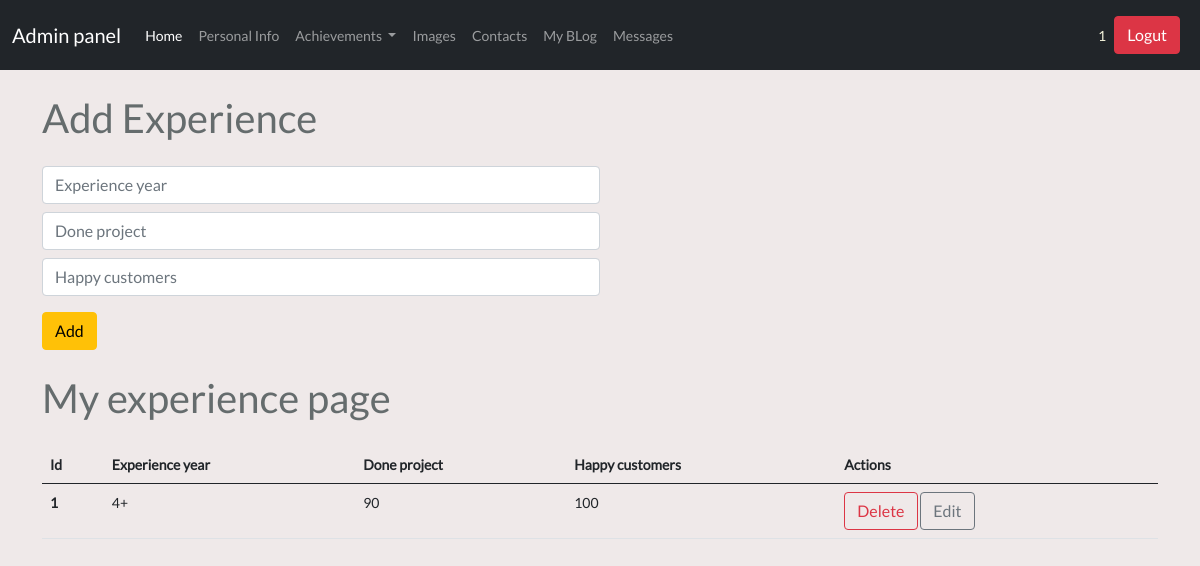
The page /admin/myexperience (signed in) on the database its author committed.
### tables this page shows
CREATE TABLE user (
	id INTEGER NOT NULL, 
	username VARCHAR(20), 
	email VARCHAR(50), 
	password VARCHAR(80), 
	PRIMARY KEY (id), 
	UNIQUE (username), 
	UNIQUE (email)
);

CREATE TABLE myexperience (
	id INTEGER NOT NULL, 
	experience_year VARCHAR(50), 
	doneproject VARCHAR(50), 
	happycustomers VARCHAR(50), 
	PRIMARY KEY (id)
);

### controllers/admin/myexperience.py (the view, shortened to what this page needs)
@app.route('/admin/myexperience',methods=['GET','POST'])
@login_required
def admin_myexperience_index():
    from run import db
    from models import Myexperience
    myexperiences=Myexperience.query.all()
    return render_template('admin/myexperience.html', myexperiences=myexperiences)

### controllers/admin/main.py (called while the page is built)
@app.before_request
def before_request():
    g.user = current_user

### run.py (called while the page is built)
@login_manager.user_loader
def load_user(user_id):
    from models import User
    return User.query.get(user_id)

### templates/admin/myexperience.html
{% extends "admin/dashboard.html" %} {% block content %}
<div class="container">
  <h1 class="adminpage ml-4 mt-4">Add Experience</h1>
  <form action="/admin/myexperience" method="POST" class="w-50 ml-4 mt-4">
    <input
      type="text"
      name="experience_year"
      class="form-control my-2"
      placeholder="Experience year"
    />
    <input
      type="text"
      name="doneproject"
      class="form-control my-2"
      placeholder="Done project"
    />
    <input
      type="text"
      name="happycustomers"
      class="form-control my-2"
      placeholder="Happy customers"
    />
    <input type="submit" class="btn btn-warning my-2" value="Add" />
  </form>
  <h1 class="adminpage ml-4 mt-3">My experience page</h1>
  <table class="table table-hover mt-4 ml-4">
    <thead>
      <tr>
        <th scope="col">Id</th>
        <th scope="col">Experience year</th>
        <th scope="col">Done project</th>
        <th scope="col">Happy customers</th>
        <th scope="col">Actions</th>
      </tr>
    </thead>
    <tbody>
      {% for myexperience in myexperiences %}
      <tr>
        <th scope="row">{{myexperience.id}}</th>
        <td>{{myexperience.experience_year}}</td>
        <td>{{myexperience.doneproject}}</td>
        <td>{{myexperience.happycustomers}}</td>
        <td>
          <a
            href="/deletemyexp/{{myexperience.id}}"
            class="btn btn-outline-danger"
            >Delete</a
          >
          <a
            href="/updatemyexp/{{myexperience.id}}"
            class="btn btn-outline-secondary"
            >Edit</a
          >
        </td>
      </tr>
      {% endfor %}
    </tbody>
  </table>
</div>
{% endblock %}

### templates/admin/dashboard.html (shortened to what this page needs)
<!DOCTYPE html>
<html lang="en">
  <head>
    <link
      href="{{ url_for('static', filename='bootstrap.min.css') }}"
      rel="stylesheet"
    />
    <link rel="stylesheet" href="/static/admin/css/style.css" />
  </head>
  <body>
    <nav class="navbar navbar-expand-lg navbar-dark bg-dark">
      <div class="container-fluid">
        {% if '/admin/dashboard' in request.path %}
        <span class="navbar-brand">Admin panel</span>
        {% else %}
        <a class="navbar-brand" href="/admin/dashboard">Admin panel</a>
        {% endif %}
        <div class="collapse navbar-collapse" id="navbarText">
          <ul class="navbar-nav me-auto mb-2 mb-lg-0">
            <li class="nav-item">
              <a class="nav-link active" aria-current="page" href="/admin/home"
                >Home</a
              >
            </li>
            <li class="nav-item">
              <a class="nav-link" href="/admin/persinfo">Personal Info</a>
            </li>
            <li class="nav-item dropdown">
              <a
                class="nav-link dropdown-toggle"
                href="#"
                id="navbarScrollingDropdown"
                role="button"
                data-bs-toggle="dropdown"
                aria-expanded="false"
              >
                Achievements
              </a>
            </li>
            <li class="nav-item">
              <a class="nav-link" href="/admin/images">Images</a>
            </li>
            <li class="nav-item">
              <a class="nav-link" href="/admin/socialprof">Contacts</a>
            </li>
            <li class="nav-item">
              <a class="nav-link" href="/admin/myblog">My BLog</a>
            </li>
            <li class="nav-item">
              <a class="nav-link" href="/admin/form">Messages</a>
            </li>
          </ul>
          <div class="d-flex align-items-center">
            <div style="color: beige">{{ current_user.username }}</div>
            <button
              class="btn btn-danger m-2"
              onclick="window.location.href = '/logout'"
            >
              Logut
            </button>
          </div>
        </div>
      </div>
    </nav>
    {% block content %} {% endblock %}
  </body>
</html>

### static/app/css/style.css (style rules this page uses)
body { font-family: Lato, serif, Calibri, Arial; font-size: 14px; background-color: #efe9e9; color: #656c6d; font-weight: 400; margin: 0; padding: 0; box-sizing: border-box; }

### rows shown on the page
user: username "1"
myexperience: id "1", experience_year "4+", doneproject "90", happycustomers "100"
